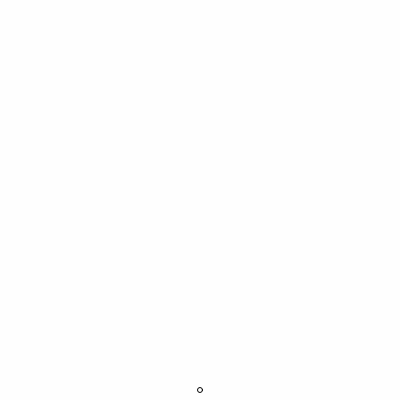
Frame 1 (no input)
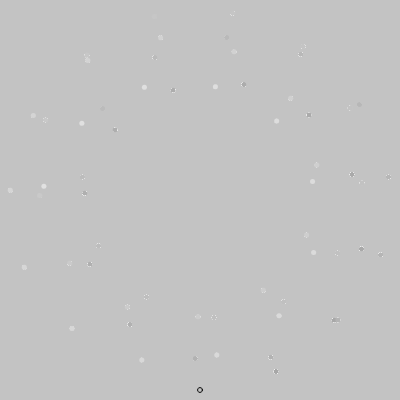
Frame 60 (no input)
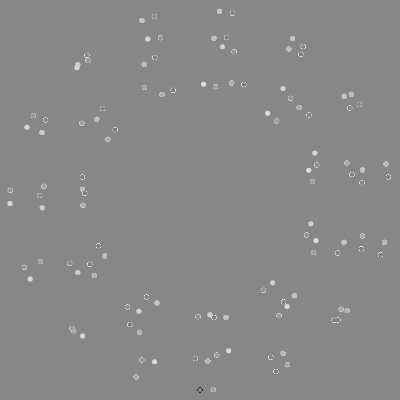
Frame 120 (the mouse pressed at the canvas centre since frame 60)

The p5.js sketch that drew these frames (run headless with seeded random() and noise() and a simulated clock; from frame 60 on, the mouse is pressed at the canvas centre):

// p5.js sketch
// ── sketch.js

// Declare variables for the x and y displacements (xd and yd), and the angle.

let xd = 0;
let yd = 0;
let angle = 0;

// Setup function, runs once at the beginning.
function setup() {
  // Create a canvas of size 400x400 pixels.
  createCanvas(400, 400);
  
}

// Draw function, runs continuously in a loop after setup.
function draw() {
  
    // Set background color with a low alpha to create a fading effect.
  background(0, 1);
  
    // Define the amplitude of oscillation based on 1/10th of the canvas width.
  let h = 1/10 * width 
  
    // Update x and y displacements using sine and cosine functions with variations.
  xd = sin(angle) * h + sin(5*angle) * 150
  yd = cos(angle) * h + cos(5*angle) * 150
  
    // Move the origin (0,0) to the center of the canvas plus the displacement.
  translate(width/2 + xd, height/2 + yd)
  
    // Draw a small circle at the translated position.
  circle(0, 0, 5)
  
    // Set fill color to white and disable stroke for subsequent shapes.
  fill(225)
  noStroke()
  
    // Increment the angle for the next frame to create animation.
  angle += 0.1
}
